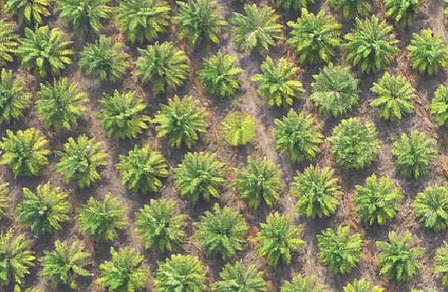
%> input picture Assignment 1/images/plantation.jpg, 448 x 292 px
$ octave sandbox3.m   (GNU Octave 9; MATLAB toolbox functions it lacks are replaced by stand-ins)
%> lines starting %> are read from the running program, lines starting %| are printed output that depends on the picture; in (x1, y1, x2, y2) boxes, pixels count from 0 and x2, y2 are one past the last pixel; in counts of white or black regions, pixels touching at a corner belong together; the program's own positions count from 1
I = imread('images/plantation.jpg');
%> I is the input picture: size 292x448x3 uint8; mean R, G, B 131.7, 135.8, 92.9
I = rgb2gray(I)
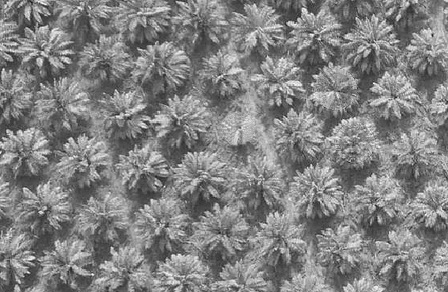
%> I: size 292x448 uint8; min 21, max 252, mean 129.7
figure, imshow(I)

% Use Morphological Opening to Estimate the Background
background = imopen(I,strel('disk',20));
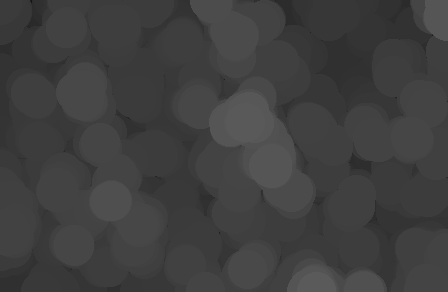
%> background: size 292x448 uint8; min 21, max 90, mean 63.3
figure, imshow(background)

% Subtract the Background Image from the Original Image
img = imcomplement(background);
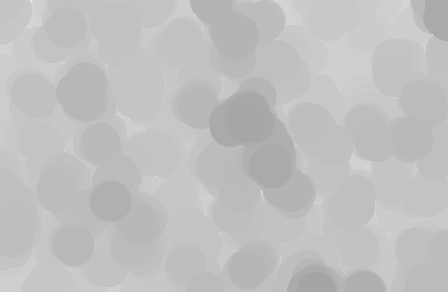
%> img: size 292x448 uint8; min 165, max 234, mean 191.7
img = imadjust(img)
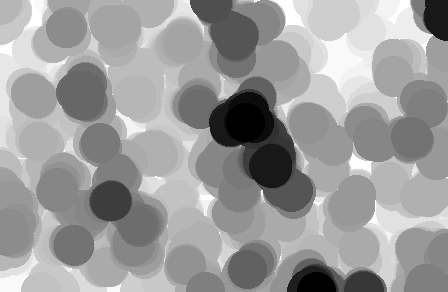
%> img: size 292x448 uint8; min 0, max 255, mean 155.7

img = im2double(img)
%> img: size 292x448 double
C = 0.0003; ws = 30;
fun = @(block_struct)imbinarize(block_struct.data, graythresh(block_struct.data)-C);
BW_adapt = blockproc(img, [ws ws], fun);
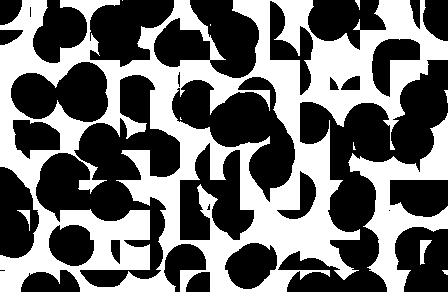
%> BW_adapt: size 292x448 logical; 43.4% white; 11 white regions (4 under 20 px), largest, box (x1, y1, x2, y2) and area: (0, 0, 448, 292) 50784, (348, 113, 448, 292) 5667, (420, 240, 432, 265) 148
figure, imshow(BW_adapt), title('T - C')


% level = graythresh(img);
% bw = im2bw(img,level);
% figure, imshow(bw)

% I2 = I - bw;
% figure, imshow(I2)

% % Increase the Image Contrast
% I3 = imadjust(I2);
% figure, imshow(I3);

% % Threshold the Image
% % Need to perform adaptive thresholding?
% level = graythresh(I3);
% bw = im2bw(I3,level);
% figure, imshow(bw)

% C = 0.003; ws = 25;
% fun = @(block_struct)im2bw(block_struct.data, graythresh(block_struct.data)-C);
% BW_adapt = blockproc(I3, [ws ws], fun);
% figure, imshow(BW_adapt), title('T - C')

% se1 = strel('disk', 2, 0);
% img1 = imopen(bw, se1);    % Remove the noise by opening
% img2 = imclose(img1, se1);
% figure, imshow(img2)
%
% diff = bw - img2
% figure, imshow(img2)

% % Label objects in the image
% [labeled, numObjects] = bwlabel(bw,4);
% numObjects

$ run again, with Assignment 1/images/ultrasound.jpg copied over Assignment 1/images/plantation.jpg
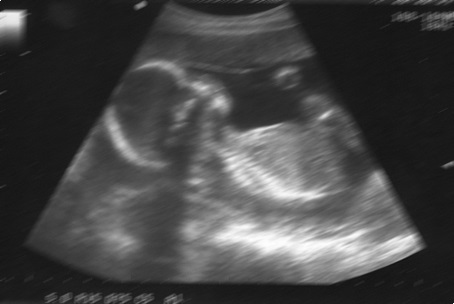
%> input picture Assignment 1/images/ultrasound.jpg, 454 x 304 px
%> I is the input picture: size 304x454x3 uint8; min 15, max 255, mean 69.3
%> I: size 304x454 uint8
%> `img = imadjust(img)`:
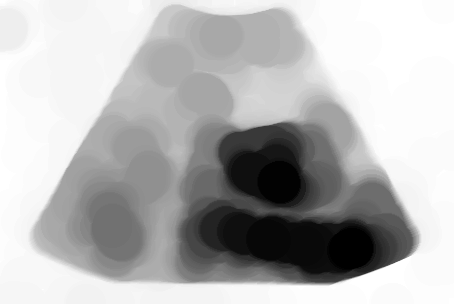
%> img: size 304x454 uint8; min 0, max 255, mean 181.9
%> `BW_adapt = blockproc(img, [ws ws], fun);`:
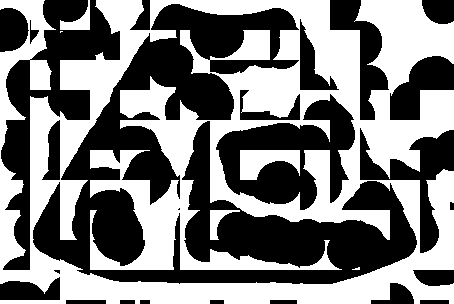
%> BW_adapt: size 304x454 logical; 49.3% white; 6 white regions (2 under 20 px), largest, box (x1, y1, x2, y2) and area: (0, 0, 454, 304) 66083, (240, 150, 300, 180) 1161, (60, 0, 90, 30) 369, (210, 210, 240, 240) 341
